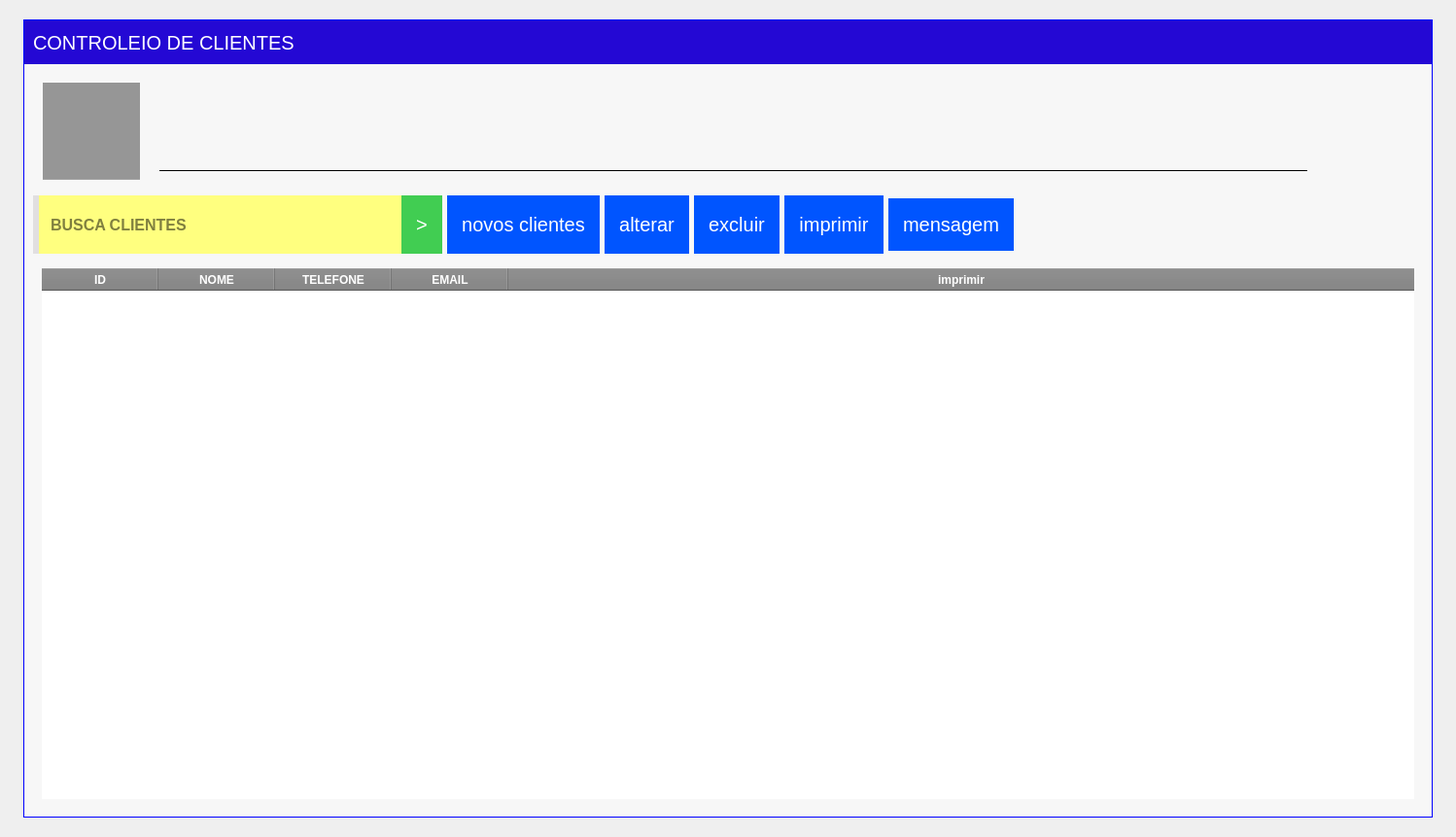
<?xml version="1.0" encoding="UTF-8"?>
<ui version="4.0">
 <class>ct_MainClientes</class>
 <widget class="QFrame" name="ct_MainClientes">
  <property name="geometry">
   <rect>
    <x>0</x>
    <y>0</y>
    <width>1498</width>
    <height>861</height>
   </rect>
  </property>
  <property name="windowTitle">
   <string>BuscaClientes</string>
  </property>
  <property name="windowIcon">
   <iconset>
    <normaloff>:/newPrefix/clientes.png</normaloff>:/newPrefix/clientes.png</iconset>
  </property>
  <property name="styleSheet">
   <string notr="true">border:none;
text-transform: uppercase;
</string>
  </property>
  <layout class="QHBoxLayout" name="horizontalLayout_5">
   <item>
    <widget class="QWidget" name="widget" native="true">
     <property name="styleSheet">
      <string notr="true"/>
     </property>
     <layout class="QHBoxLayout" name="horizontalLayout_4">
      <item>
       <spacer name="horizontalSpacer_2">
        <property name="orientation">
         <enum>Qt::Horizontal</enum>
        </property>
        <property name="sizeHint" stdset="0">
         <size>
          <width>40</width>
          <height>20</height>
         </size>
        </property>
       </spacer>
      </item>
      <item>
       <widget class="QFrame" name="frameMainClientes">
        <property name="minimumSize">
         <size>
          <width>1450</width>
          <height>0</height>
         </size>
        </property>
        <property name="styleSheet">
         <string notr="true">
QFrame#frameMainClientes{
text-transform: uppercase;
border:1px solid blue;
background-color: rgb(247, 247, 247);
}
</string>
        </property>
        <layout class="QVBoxLayout" name="verticalLayout_2">
         <property name="spacing">
          <number>0</number>
         </property>
         <property name="leftMargin">
          <number>0</number>
         </property>
         <property name="topMargin">
          <number>0</number>
         </property>
         <property name="rightMargin">
          <number>0</number>
         </property>
         <property name="bottomMargin">
          <number>0</number>
         </property>
         <item>
          <widget class="QFrame" name="fr_TituloClientes">
           <property name="minimumSize">
            <size>
             <width>0</width>
             <height>45</height>
            </size>
           </property>
           <property name="maximumSize">
            <size>
             <width>16777215</width>
             <height>80</height>
            </size>
           </property>
           <property name="styleSheet">
            <string notr="true">QFrame#fr_TituloClientes{
color:red;
border: none;
background-color:#2408D4;}
QLabel{color: white;
background-color:transparent;
font: 75 15pt &quot;MS Shell Dlg 2&quot;;

}</string>
           </property>
           <layout class="QHBoxLayout" name="horizontalLayout_3">
            <item>
             <widget class="QLabel" name="lb_tituloClientes">
              <property name="font">
               <font>
                <family>MS Shell Dlg 2</family>
                <pointsize>15</pointsize>
                <weight>9</weight>
                <italic>false</italic>
                <bold>false</bold>
               </font>
              </property>
              <property name="styleSheet">
               <string notr="true"/>
              </property>
              <property name="text">
               <string>CONTROLEIO DE CLIENTES</string>
              </property>
             </widget>
            </item>
           </layout>
          </widget>
         </item>
         <item>
          <widget class="QFrame" name="ct_containerClientes">
           <property name="styleSheet">
            <string notr="true">border: none</string>
           </property>
           <layout class="QVBoxLayout" name="verticalLayout_3">
            <item>
             <widget class="QFrame" name="frame">
              <property name="minimumSize">
               <size>
                <width>200</width>
                <height>120</height>
               </size>
              </property>
              <property name="styleSheet">
               <string notr="true">QLabel{
	font: 26pt &quot;MS Shell Dlg 2&quot;;
text-transform: uppercase;

}</string>
              </property>
              <property name="frameShape">
               <enum>QFrame::StyledPanel</enum>
              </property>
              <property name="frameShadow">
               <enum>QFrame::Raised</enum>
              </property>
              <widget class="QLabel" name="Lb_nome">
               <property name="geometry">
                <rect>
                 <x>130</x>
                 <y>20</y>
                 <width>1181</width>
                 <height>81</height>
                </rect>
               </property>
               <property name="styleSheet">
                <string notr="true">border-bottom:1px solid</string>
               </property>
               <property name="text">
                <string/>
               </property>
              </widget>
              <widget class="QLabel" name="lb_fotoCliente">
               <property name="geometry">
                <rect>
                 <x>10</x>
                 <y>10</y>
                 <width>100</width>
                 <height>100</height>
                </rect>
               </property>
               <property name="minimumSize">
                <size>
                 <width>100</width>
                 <height>100</height>
                </size>
               </property>
               <property name="maximumSize">
                <size>
                 <width>100</width>
                 <height>100</height>
                </size>
               </property>
               <property name="styleSheet">
                <string notr="true">background-color: qlineargradient(spread:pad, x1:1, y1:0.994318, x2:1, y2:1, stop:0 rgba(0, 0, 0, 100), stop:1 rgba(255, 255, 255, 255));</string>
               </property>
               <property name="text">
                <string/>
               </property>
               <property name="alignment">
                <set>Qt::AlignCenter</set>
               </property>
              </widget>
             </widget>
            </item>
            <item>
             <widget class="QFrame" name="frame_edita">
              <property name="styleSheet">
               <string notr="true">QPushButton{
	text-align:center;
	color:#fff;
	border:0px;
	
	font-size:20px;
	cursor: pointer;
	background-color: rgb(0, 85, 255);
padding:15px 15px;
}
QPushButton:hover{
background-color:#3668ff;
}


</string>
              </property>
              <property name="frameShape">
               <enum>QFrame::StyledPanel</enum>
              </property>
              <property name="frameShadow">
               <enum>QFrame::Raised</enum>
              </property>
              <layout class="QHBoxLayout" name="horizontalLayout_2">
               <property name="spacing">
                <number>5</number>
               </property>
               <property name="leftMargin">
                <number>0</number>
               </property>
               <property name="topMargin">
                <number>0</number>
               </property>
               <property name="rightMargin">
                <number>0</number>
               </property>
               <property name="bottomMargin">
                <number>0</number>
               </property>
               <item>
                <widget class="QFrame" name="fr_TopoMenuClientes">
                 <property name="maximumSize">
                  <size>
                   <width>16777215</width>
                   <height>60</height>
                  </size>
                 </property>
                 <property name="styleSheet">
                  <string notr="true">background:#E1DFE0;
border: none;</string>
                 </property>
                 <layout class="QHBoxLayout" name="horizontalLayout">
                  <property name="spacing">
                   <number>0</number>
                  </property>
                  <property name="leftMargin">
                   <number>6</number>
                  </property>
                  <property name="topMargin">
                   <number>0</number>
                  </property>
                  <property name="rightMargin">
                   <number>0</number>
                  </property>
                  <property name="bottomMargin">
                   <number>0</number>
                  </property>
                  <item>
                   <widget class="QLineEdit" name="tx_BuscaClientes">
                    <property name="minimumSize">
                     <size>
                      <width>0</width>
                      <height>60</height>
                     </size>
                    </property>
                    <property name="font">
                     <font>
                      <family>Arial</family>
                      <pointsize>-1</pointsize>
                      <weight>75</weight>
                      <italic>false</italic>
                      <bold>true</bold>
                     </font>
                    </property>
                    <property name="focusPolicy">
                     <enum>Qt::StrongFocus</enum>
                    </property>
                    <property name="styleSheet">
                     <string notr="true">
QLineEdit{
background-color: rgb(255, 255, 127);
font-size: 16px;
font-family: &quot;Arial&quot;;
font-weight: bold;
color: rgb(0, 0, 0);
border:none;
border-bottom-left-radius:0px;
border-bottom-right-radius:0px;
border-top-left-radius:0px;
padding:10px
}
QLineEdit:focus{
	background-color: rgb(226, 226, 226);
}
</string>
                    </property>
                    <property name="frame">
                     <bool>true</bool>
                    </property>
                    <property name="placeholderText">
                     <string>BUSCA CLIENTES</string>
                    </property>
                   </widget>
                  </item>
                  <item>
                   <widget class="QPushButton" name="bt_BuscaClientes">
                    <property name="minimumSize">
                     <size>
                      <width>40</width>
                      <height>45</height>
                     </size>
                    </property>
                    <property name="maximumSize">
                     <size>
                      <width>16777215</width>
                      <height>60</height>
                     </size>
                    </property>
                    <property name="font">
                     <font>
                      <family>Tahoma</family>
                      <pointsize>28</pointsize>
                      <weight>9</weight>
                      <italic>false</italic>
                      <bold>false</bold>
                     </font>
                    </property>
                    <property name="cursor">
                     <cursorShape>PointingHandCursor</cursorShape>
                    </property>
                    <property name="focusPolicy">
                     <enum>Qt::NoFocus</enum>
                    </property>
                    <property name="contextMenuPolicy">
                     <enum>Qt::DefaultContextMenu</enum>
                    </property>
                    <property name="toolTip">
                     <string>BUSCAR</string>
                    </property>
                    <property name="statusTip">
                     <string>BUSCAR CLIENTES</string>
                    </property>
                    <property name="styleSheet">
                     <string notr="true">QPushButton {
background-color: #41CD52;
color:white;
	font: 75 28pt &quot;Tahoma&quot;;
 }
QPushButton:hover{
background-color: #40a286
}</string>
                    </property>
                    <property name="text">
                     <string>&gt;</string>
                    </property>
                   </widget>
                  </item>
                 </layout>
                </widget>
               </item>
               <item>
                <widget class="QPushButton" name="bt_novo">
                 <property name="minimumSize">
                  <size>
                   <width>0</width>
                   <height>60</height>
                  </size>
                 </property>
                 <property name="focusPolicy">
                  <enum>Qt::NoFocus</enum>
                 </property>
                 <property name="text">
                  <string>novos clientes</string>
                 </property>
                 <property name="icon">
                  <iconset resource="../assets/file.qrc">
                   <normaloff>:/telainicial/telainicial/cadastro clientes.png</normaloff>:/telainicial/telainicial/cadastro clientes.png</iconset>
                 </property>
                 <property name="iconSize">
                  <size>
                   <width>30</width>
                   <height>30</height>
                  </size>
                 </property>
                </widget>
               </item>
               <item>
                <widget class="QPushButton" name="bt_alterar">
                 <property name="minimumSize">
                  <size>
                   <width>0</width>
                   <height>60</height>
                  </size>
                 </property>
                 <property name="focusPolicy">
                  <enum>Qt::NoFocus</enum>
                 </property>
                 <property name="styleSheet">
                  <string notr="true"/>
                 </property>
                 <property name="text">
                  <string>alterar</string>
                 </property>
                 <property name="icon">
                  <iconset resource="../assets/file.qrc">
                   <normaloff>:/telainicial/telainicial/edita.png</normaloff>:/telainicial/telainicial/edita.png</iconset>
                 </property>
                 <property name="iconSize">
                  <size>
                   <width>30</width>
                   <height>30</height>
                  </size>
                 </property>
                </widget>
               </item>
               <item>
                <widget class="QPushButton" name="bt_Excluir">
                 <property name="minimumSize">
                  <size>
                   <width>0</width>
                   <height>60</height>
                  </size>
                 </property>
                 <property name="focusPolicy">
                  <enum>Qt::NoFocus</enum>
                 </property>
                 <property name="text">
                  <string>excluir</string>
                 </property>
                 <property name="icon">
                  <iconset resource="../assets/file.qrc">
                   <normaloff>:/telainicial/telainicial/cancelar.png</normaloff>:/telainicial/telainicial/cancelar.png</iconset>
                 </property>
                 <property name="iconSize">
                  <size>
                   <width>30</width>
                   <height>30</height>
                  </size>
                 </property>
                </widget>
               </item>
               <item>
                <widget class="QPushButton" name="bt_Imprimir">
                 <property name="minimumSize">
                  <size>
                   <width>0</width>
                   <height>60</height>
                  </size>
                 </property>
                 <property name="focusPolicy">
                  <enum>Qt::NoFocus</enum>
                 </property>
                 <property name="text">
                  <string>imprimir</string>
                 </property>
                 <property name="icon">
                  <iconset resource="../assets/file.qrc">
                   <normaloff>:/telainicial/telainicial/impressao.png</normaloff>:/telainicial/telainicial/impressao.png</iconset>
                 </property>
                 <property name="iconSize">
                  <size>
                   <width>30</width>
                   <height>30</height>
                  </size>
                 </property>
                </widget>
               </item>
               <item>
                <widget class="QPushButton" name="bt_WhatssapEnvio">
                 <property name="text">
                  <string>mensagem</string>
                 </property>
                 <property name="icon">
                  <iconset resource="../assets/file.qrc">
                   <normaloff>:/telainicial/telainicial/whatsapp.png</normaloff>:/telainicial/telainicial/whatsapp.png</iconset>
                 </property>
                 <property name="iconSize">
                  <size>
                   <width>30</width>
                   <height>30</height>
                  </size>
                 </property>
                </widget>
               </item>
               <item>
                <spacer name="horizontalSpacer">
                 <property name="orientation">
                  <enum>Qt::Horizontal</enum>
                 </property>
                 <property name="sizeHint" stdset="0">
                  <size>
                   <width>40</width>
                   <height>20</height>
                  </size>
                 </property>
                </spacer>
               </item>
              </layout>
             </widget>
            </item>
            <item>
             <widget class="QFrame" name="frame_2">
              <property name="frameShape">
               <enum>QFrame::StyledPanel</enum>
              </property>
              <property name="frameShadow">
               <enum>QFrame::Raised</enum>
              </property>
              <layout class="QHBoxLayout" name="horizontalLayout_6">
               <item>
                <widget class="QTableWidget" name="tableWidget_usuario_2">
                 <property name="palette">
                  <palette>
                   <active>
                    <colorrole role="WindowText">
                     <brush brushstyle="SolidPattern">
                      <color alpha="255">
                       <red>0</red>
                       <green>0</green>
                       <blue>0</blue>
                      </color>
                     </brush>
                    </colorrole>
                    <colorrole role="Button">
                     <brush brushstyle="SolidPattern">
                      <color alpha="255">
                       <red>255</red>
                       <green>255</green>
                       <blue>255</blue>
                      </color>
                     </brush>
                    </colorrole>
                    <colorrole role="Text">
                     <brush brushstyle="SolidPattern">
                      <color alpha="255">
                       <red>0</red>
                       <green>0</green>
                       <blue>0</blue>
                      </color>
                     </brush>
                    </colorrole>
                    <colorrole role="ButtonText">
                     <brush brushstyle="SolidPattern">
                      <color alpha="255">
                       <red>0</red>
                       <green>0</green>
                       <blue>0</blue>
                      </color>
                     </brush>
                    </colorrole>
                    <colorrole role="Base">
                     <brush brushstyle="SolidPattern">
                      <color alpha="255">
                       <red>255</red>
                       <green>255</green>
                       <blue>255</blue>
                      </color>
                     </brush>
                    </colorrole>
                    <colorrole role="Window">
                     <brush brushstyle="SolidPattern">
                      <color alpha="255">
                       <red>255</red>
                       <green>255</green>
                       <blue>255</blue>
                      </color>
                     </brush>
                    </colorrole>
                    <colorrole role="Highlight">
                     <brush brushstyle="SolidPattern">
                      <color alpha="255">
                       <red>85</red>
                       <green>170</green>
                       <blue>255</blue>
                      </color>
                     </brush>
                    </colorrole>
                    <colorrole role="HighlightedText">
                     <brush brushstyle="SolidPattern">
                      <color alpha="255">
                       <red>255</red>
                       <green>255</green>
                       <blue>255</blue>
                      </color>
                     </brush>
                    </colorrole>
                    <colorrole role="AlternateBase">
                     <brush brushstyle="SolidPattern">
                      <color alpha="255">
                       <red>51</red>
                       <green>103</green>
                       <blue>154</blue>
                      </color>
                     </brush>
                    </colorrole>
                    <colorrole role="PlaceholderText">
                     <brush brushstyle="NoBrush">
                      <color alpha="128">
                       <red>0</red>
                       <green>0</green>
                       <blue>0</blue>
                      </color>
                     </brush>
                    </colorrole>
                   </active>
                   <inactive>
                    <colorrole role="WindowText">
                     <brush brushstyle="SolidPattern">
                      <color alpha="255">
                       <red>0</red>
                       <green>0</green>
                       <blue>0</blue>
                      </color>
                     </brush>
                    </colorrole>
                    <colorrole role="Button">
                     <brush brushstyle="SolidPattern">
                      <color alpha="255">
                       <red>255</red>
                       <green>255</green>
                       <blue>255</blue>
                      </color>
                     </brush>
                    </colorrole>
                    <colorrole role="Text">
                     <brush brushstyle="SolidPattern">
                      <color alpha="255">
                       <red>0</red>
                       <green>0</green>
                       <blue>0</blue>
                      </color>
                     </brush>
                    </colorrole>
                    <colorrole role="ButtonText">
                     <brush brushstyle="SolidPattern">
                      <color alpha="255">
                       <red>0</red>
                       <green>0</green>
                       <blue>0</blue>
                      </color>
                     </brush>
                    </colorrole>
                    <colorrole role="Base">
                     <brush brushstyle="SolidPattern">
                      <color alpha="255">
                       <red>255</red>
                       <green>255</green>
                       <blue>255</blue>
                      </color>
                     </brush>
                    </colorrole>
                    <colorrole role="Window">
                     <brush brushstyle="SolidPattern">
                      <color alpha="255">
                       <red>255</red>
                       <green>255</green>
                       <blue>255</blue>
                      </color>
                     </brush>
                    </colorrole>
                    <colorrole role="Highlight">
                     <brush brushstyle="SolidPattern">
                      <color alpha="255">
                       <red>85</red>
                       <green>170</green>
                       <blue>255</blue>
                      </color>
                     </brush>
                    </colorrole>
                    <colorrole role="HighlightedText">
                     <brush brushstyle="SolidPattern">
                      <color alpha="255">
                       <red>255</red>
                       <green>255</green>
                       <blue>255</blue>
                      </color>
                     </brush>
                    </colorrole>
                    <colorrole role="AlternateBase">
                     <brush brushstyle="SolidPattern">
                      <color alpha="255">
                       <red>51</red>
                       <green>103</green>
                       <blue>154</blue>
                      </color>
                     </brush>
                    </colorrole>
                    <colorrole role="PlaceholderText">
                     <brush brushstyle="NoBrush">
                      <color alpha="128">
                       <red>0</red>
                       <green>0</green>
                       <blue>0</blue>
                      </color>
                     </brush>
                    </colorrole>
                   </inactive>
                   <disabled>
                    <colorrole role="WindowText">
                     <brush brushstyle="SolidPattern">
                      <color alpha="255">
                       <red>0</red>
                       <green>0</green>
                       <blue>0</blue>
                      </color>
                     </brush>
                    </colorrole>
                    <colorrole role="Button">
                     <brush brushstyle="SolidPattern">
                      <color alpha="255">
                       <red>255</red>
                       <green>255</green>
                       <blue>255</blue>
                      </color>
                     </brush>
                    </colorrole>
                    <colorrole role="Text">
                     <brush brushstyle="SolidPattern">
                      <color alpha="255">
                       <red>0</red>
                       <green>0</green>
                       <blue>0</blue>
                      </color>
                     </brush>
                    </colorrole>
                    <colorrole role="ButtonText">
                     <brush brushstyle="SolidPattern">
                      <color alpha="255">
                       <red>0</red>
                       <green>0</green>
                       <blue>0</blue>
                      </color>
                     </brush>
                    </colorrole>
                    <colorrole role="Base">
                     <brush brushstyle="SolidPattern">
                      <color alpha="255">
                       <red>255</red>
                       <green>255</green>
                       <blue>255</blue>
                      </color>
                     </brush>
                    </colorrole>
                    <colorrole role="Window">
                     <brush brushstyle="SolidPattern">
                      <color alpha="255">
                       <red>255</red>
                       <green>255</green>
                       <blue>255</blue>
                      </color>
                     </brush>
                    </colorrole>
                    <colorrole role="Highlight">
                     <brush brushstyle="SolidPattern">
                      <color alpha="255">
                       <red>85</red>
                       <green>170</green>
                       <blue>255</blue>
                      </color>
                     </brush>
                    </colorrole>
                    <colorrole role="HighlightedText">
                     <brush brushstyle="SolidPattern">
                      <color alpha="255">
                       <red>255</red>
                       <green>255</green>
                       <blue>255</blue>
                      </color>
                     </brush>
                    </colorrole>
                    <colorrole role="AlternateBase">
                     <brush brushstyle="SolidPattern">
                      <color alpha="255">
                       <red>51</red>
                       <green>103</green>
                       <blue>154</blue>
                      </color>
                     </brush>
                    </colorrole>
                    <colorrole role="PlaceholderText">
                     <brush brushstyle="NoBrush">
                      <color alpha="128">
                       <red>0</red>
                       <green>0</green>
                       <blue>0</blue>
                      </color>
                     </brush>
                    </colorrole>
                   </disabled>
                  </palette>
                 </property>
                 <property name="font">
                  <font>
                   <family>MS Shell Dlg 2</family>
                   <pointsize>12</pointsize>
                   <weight>50</weight>
                   <italic>false</italic>
                   <bold>false</bold>
                  </font>
                 </property>
                 <property name="cursor" stdset="0">
                  <cursorShape>PointingHandCursor</cursorShape>
                 </property>
                 <property name="focusPolicy">
                  <enum>Qt::WheelFocus</enum>
                 </property>
                 <property name="styleSheet">
                  <string notr="true">QTableWidget {
  background-color: white;
	font: 12pt &quot;MS Shell Dlg 2&quot;;
}

QTableWidget QHeaderView::section {
  background-color: gray;
  color: white;
  font-weight: bold;
}

QTableWidget::item {
  border: 0px solid black;
border-bottom:1px solid;

}

QTableWidget::item:selected {
  background-color: blue;
  color: white;
}
</string>
                 </property>
                 <property name="autoScrollMargin">
                  <number>20</number>
                 </property>
                 <property name="editTriggers">
                  <set>QAbstractItemView::NoEditTriggers</set>
                 </property>
                 <property name="alternatingRowColors">
                  <bool>false</bool>
                 </property>
                 <property name="selectionBehavior">
                  <enum>QAbstractItemView::SelectRows</enum>
                 </property>
                 <property name="showGrid">
                  <bool>false</bool>
                 </property>
                 <property name="gridStyle">
                  <enum>Qt::NoPen</enum>
                 </property>
                 <property name="sortingEnabled">
                  <bool>false</bool>
                 </property>
                 <property name="wordWrap">
                  <bool>true</bool>
                 </property>
                 <attribute name="horizontalHeaderDefaultSectionSize">
                  <number>120</number>
                 </attribute>
                 <attribute name="horizontalHeaderShowSortIndicator" stdset="0">
                  <bool>false</bool>
                 </attribute>
                 <attribute name="horizontalHeaderStretchLastSection">
                  <bool>true</bool>
                 </attribute>
                 <attribute name="verticalHeaderVisible">
                  <bool>false</bool>
                 </attribute>
                 <attribute name="verticalHeaderMinimumSectionSize">
                  <number>20</number>
                 </attribute>
                 <attribute name="verticalHeaderDefaultSectionSize">
                  <number>50</number>
                 </attribute>
                 <column>
                  <property name="text">
                   <string>ID</string>
                  </property>
                  <property name="font">
                   <font>
                    <pointsize>12</pointsize>
                   </font>
                  </property>
                  <property name="textAlignment">
                   <set>AlignCenter</set>
                  </property>
                 </column>
                 <column>
                  <property name="text">
                   <string>NOME</string>
                  </property>
                  <property name="font">
                   <font>
                    <pointsize>12</pointsize>
                   </font>
                  </property>
                 </column>
                 <column>
                  <property name="text">
                   <string>TELEFONE</string>
                  </property>
                  <property name="font">
                   <font>
                    <pointsize>12</pointsize>
                   </font>
                  </property>
                 </column>
                 <column>
                  <property name="text">
                   <string>EMAIL</string>
                  </property>
                  <property name="font">
                   <font>
                    <pointsize>12</pointsize>
                   </font>
                  </property>
                 </column>
                 <column>
                  <property name="text">
                   <string>imprimir</string>
                  </property>
                 </column>
                </widget>
               </item>
              </layout>
             </widget>
            </item>
           </layout>
          </widget>
         </item>
        </layout>
        <zorder>ct_containerClientes</zorder>
        <zorder>fr_TituloClientes</zorder>
       </widget>
      </item>
      <item>
       <spacer name="horizontalSpacer_3">
        <property name="orientation">
         <enum>Qt::Horizontal</enum>
        </property>
        <property name="sizeHint" stdset="0">
         <size>
          <width>40</width>
          <height>20</height>
         </size>
        </property>
       </spacer>
      </item>
     </layout>
    </widget>
   </item>
  </layout>
 </widget>
 <tabstops>
  <tabstop>tx_BuscaClientes</tabstop>
  <tabstop>bt_novo</tabstop>
  <tabstop>bt_alterar</tabstop>
  <tabstop>bt_Excluir</tabstop>
  <tabstop>bt_Imprimir</tabstop>
 </tabstops>
 <resources>
  <include location="../assets/file.qrc"/>
 </resources>
 <connections/>
</ui>
